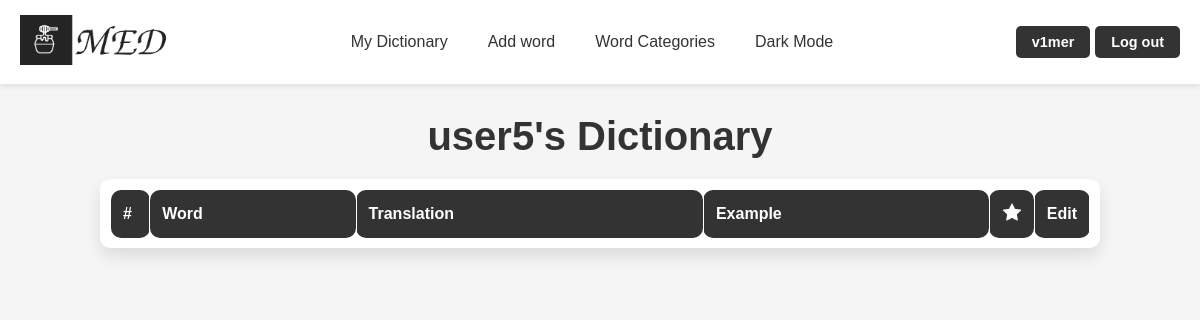
Before: /words/user5 (signed in) with the older database file.
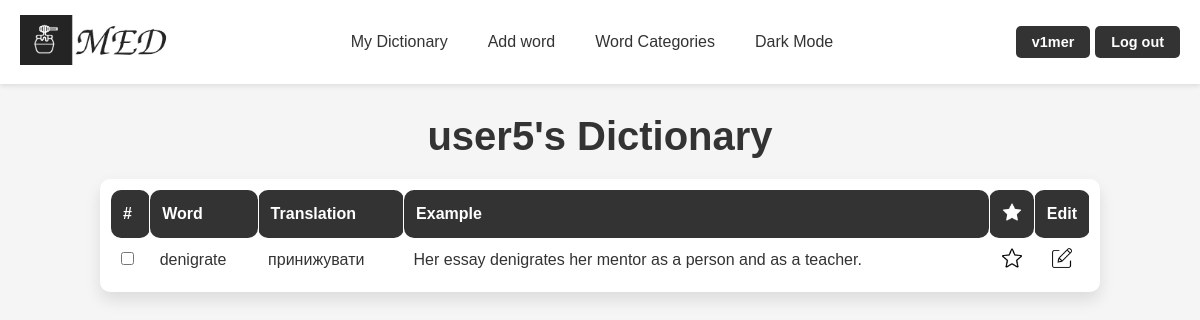
After: the same page with the newer database file.
### med/models.py (models this page shows, shortened)
class Word(models.Model):
    word = models.CharField(max_length=100)
    translation = models.CharField(max_length=100)
    example = models.TextField(blank=True)
    time_create = models.DateTimeField(auto_now_add=True)
    time_update = models.DateTimeField(auto_now=True)
    user = models.ForeignKey(User, on_delete=models.CASCADE)
    is_favourite = models.BooleanField(default=False)
    class Meta:
        ordering = ['-time_create', 'word']
        indexes = [
            models.Index(fields=['-time_create'])
        ]

### med/views.py (the view)
# urls.py: path('words/<slug:user_name>', views.WordListView.as_view(), name='words'),
@method_decorator(login_required, name='dispatch')
class WordListView(ListView):
    model = Word
    template_name = 'med/words.html'
    context_object_name = 'words'
    paginate_by = 25
    def get_queryset(self):
        user_name = self.kwargs['user_name']
        user = get_object_or_404(User, username=user_name)
        if user == self.request.user:
            self.is_my_dict = True
        else:
            self.is_my_dict = False
        return Word.objects.filter(user=user)
    def get_context_data(self, **kwargs):
        context = super().get_context_data(**kwargs)
        context['user_name'] = self.kwargs['user_name']
        context['user'] = get_object_or_404(User, username=self.kwargs['user_name'])
        context['title'] = f"{self.kwargs['user_name']}'s Dictionary"
        context['is_my_dict'] = getattr(self, 'is_my_dict', False)
        context['access'] = UserProfile.objects.get(user=context['user']).access_dictionary
        return context

### med/templates/med/words.html (shortened to what this page needs)
{% extends 'base.html' %}
{% load static %}
{% block content %}
<h1>{{title}}</h1>
<div class="word_table_container">
    <table class="word_table">
        {% if is_my_dict or access == 'every' %}
        <thead>
            <tr>
                <th class="checboxes">#</th>
                <th>Word</th>
                <th>Translation</th>
                <th>Example</th>
                <th class="edit"><img class="th_f" src="{% static 'med/img/base/f_dark.png' %}" alt="Favourite_img"></th>
                <th class="edit">Edit</th>
            </tr>
        </thead>
        <tbody>
            {% for word in words %}
                <tr>
                    <td><input type="checkbox" name="word_checkbox" value="{{ word.id }}"></td>
                    <td>{{ word.word }}</td>
                    <td>{{ word.translation }}</td>
                    <td>{{ word.example }}</td>
                    {% if word.is_favourite %}
                    <td class="img_td"><a href="{% url 'make_favourite' word.id %}"><img class="f_img" src="{% static 'med/img/base/f_light.png' %}" data-light-src="{% static 'med/img/base/f_light.png' %}" data-dark-src="{% static 'med/img/base/f_dark.png' %}" alt="Favourite img"></a></td>
                    {% else %}
                    <td class="img_td"><a href="{% url 'make_favourite' word.id %}"><img class="f_img" src="{% static 'med/img/base/no_f_light.png' %}" data-light-src="{% static 'med/img/base/no_f_light.png' %}" data-dark-src="{% static 'med/img/base/no_f_dark.png' %}" alt="Not Favourite img"></a></td>
                    {% endif %}
                    <td class="img_td"><a href="{% url 'edit_word' word.id %}"><img class="edit_img" src="{% static 'med/img/features/edit_light.png' %}" data-light-src="{% static 'med/img/features/edit_light.png' %}" data-dark-src="{% static 'med/img/features/edit_dark.png' %}" alt="Edit img"></a></td>
                </tr>
            {% endfor %}
        </tbody>
        {% else %}
        <p> </p>
        <p><b>{{ user_name }} has a private dictionary</b></p>
        {% endif %}
    </table>
</div>
{% endblock %}

### templates/base.html (shortened to what this page needs)
{% load static %}
<!DOCTYPE html>
<html lang="en">
<head>
    <link rel="stylesheet" type="text/css" href="{% static 'med/css/styles.css' %}">
</head>
<body>
<header>
    {% if user.is_authenticated %}
        {% if is_profile %}
            {% if is_my_profile %}
            <a href="{% url 'profile' user.username %}"><img id="logo_img" src="{% static 'med/img/base/light_logo.png' %}" data-light-src="{% static 'med/img/base/light_logo.png' %}" data-dark-src="{% static 'med/img/base/dark_logo.png' %}" alt="MED Logo"></a>
            {% else %}
            <a href="{% url 'profile' logged_user.username %}"><img id="logo_img" src="{% static 'med/img/base/light_logo.png' %}" data-light-src="{% static 'med/img/base/light_logo.png' %}" data-dark-src="{% static 'med/img/base/dark_logo.png' %}" alt="MED Logo"></a>
            {% endif %}
        {% else %}
            <a href="{% url 'profile' user.username %}"><img id="logo_img" src="{% static 'med/img/base/light_logo.png' %}" data-light-src="{% static 'med/img/base/light_logo.png' %}" data-dark-src="{% static 'med/img/base/dark_logo.png' %}" alt="MED Logo"></a>
        {% endif %}
    {% else %}
        <a href="{% url 'home' %}"><img id="logo_img" src="{% static 'med/img/base/light_logo.png' %}" data-light-src="{% static 'med/img/base/light_logo.png' %}" data-dark-src="{% static 'med/img/base/dark_logo.png' %}" alt="MED Logo"></a>
    {% endif %}
    <nav class="nav-items">
        <div class="nav-center">
            {% if user.is_authenticated %}
                {% if is_my_dict %}
                <a href="{% url 'words' user.username %}">My Dictionary</a>
                {% else %}
                <a href="{% url 'words' request.user.username %}">My Dictionary</a>
                {% endif %}
                <a href="{% url 'addword' %}">Add word</a>
                <a href="{% url 'groups' %}">Word Categories</a>
            {% else %}
                <a href="{% url 'login' %}">My Dictionary</a>
                <a href="{% url 'login' %}">Add word</a>
                <a href="#">Word Categories</a>
            {% endif %}
            <a href="#" id="theme-toggle-dark">Dark Mode</a>
        </div>
        {% if request.user.is_authenticated %}
        <div class="buttons">
            {% if is_profile %}
                {% if is_my_profile %}
                <a href="{% url 'profile' user.username %}">{{request.user.username}}</a>
                {% else %}
                <a href="{% url 'profile' logged_user.username %}">{{request.user.username}}</a>
                {% endif %}
            {% else %}
                <a href="{% url 'profile' user.username %}">{{request.user.username}}</a>
            {% endif %}
            <a href="{% url 'logout' %}">Log out</a>
        </div>
        {% else %}
        <div class="buttons">
            <a href="{% url 'login' %}">Log in</a>
            <a href="{% url 'register' %}">Register</a>
        </div>
        {% endif %}
    </nav>
</header>
<div class="container">
    {% block content %}
    {% endblock %}
</div>
</body>
</html>

### med/static/med/css/styles.css (style rules this page uses)
:root { --background-color: #f5f5f5; --text-color: #333; --header-background: #ffffff; --button-background: #333; --button-text-color: #ffffff; --feature-background: #fff; --word-list-background: #fff; --feature-shadow: 0px 8px 16px rgba(0, 0, 0, 0.1); --feature-text-color: #666; --list-text-color: #666; }
body { font-family: Arial, sans-serif; background-color: var(--background-color); color: var(--text-color); }
a { text-decoration: none; color: var(--text-color); transition: color 0.3s; }
* { margin: 0; padding: 0; box-sizing: border-box; }
header { display: flex; justify-content: space-between; align-items: center; padding: 15px 20px; background-color: var(--header-background); box-shadow: 0px 2px 5px rgba(0, 0, 0, 0.1); }
header .nav-items { display: flex; align-items: center; width: 100%; justify-content: space-between; }
header .nav-center { display: flex; gap: 20px; justify-content: center; flex-grow: 1; align-items: center; }
header .buttons { display: flex; gap: 5px; align-items: center; margin-top: 0px; }
header #logo_img { height: 50px; cursor: pointer; }
header .nav-center a { text-decoration: none; color: var(--nav-link-color); font-size: 1em; font-weight: 500; padding: 5px 10px; transition: color 0.3s, background-color 0.3s; }
header .buttons a { text-decoration: none; color: var(--button-text-color); background-color: var(--button-background); padding: 8px 16px; border-radius: 5px; font-size: 0.9em; font-weight: bold; transition: background-color 0.3s, transform 0.3s; margin: 0; }
.container { max-width: 1200px; margin: 0 auto; text-align: center; padding: 30px 10px; }
.container h1 { font-size: 2.5em; color: var(--text-color); margin-bottom: 15px; }
.buttons a { text-decoration: none; color: var(--button-text-color); background-color: var(--button-background); padding: 12px 24px; margin: 0 5px; border-radius: 5px; font-size: 1em; transition: background-color 0.3s; }
.word_table_container { max-width: 1000px; margin: 20px auto; padding: 10px; background-color: var(--feature-background); border-radius: 10px; box-shadow: var(--feature-shadow); }
.word_table thead th { background-color: var(--button-background); color: var(--button-text-color); padding: 12px; text-align: left; font-weight: bold; border-bottom: 2px solid var(--dark-card-border); }
.word_table tbody td { padding: 10px; border: 1px solid var(--dark-card-border); text-align: left; color: var(--text-color); }
.word_table th, td { border: 1px solid var(--feature-background); border-radius: 10px; }
.word_table_container .edit_img, .f_img, .th_f { width: 20px; height: 20px; cursor: pointer; display: inline-block; }
.word_table_container .th_f { cursor: auto; }
.word_table_container .img_td { text-align: center; vertical-align: middle; }
.checboxes { width: 4%; }
.edit { width: 2%; }
.word_table { width: 100%; border-collapse: collapse; font-size: 1em; color: var(--text-color); border: 1px solid var(--dark-card-border); }

Changed rows visible on the page:
added Word: word "denigrate", translation "принижувати", example "Her essay denigrates her mentor as a person and as a teacher.", is_favourite False (drawn)
